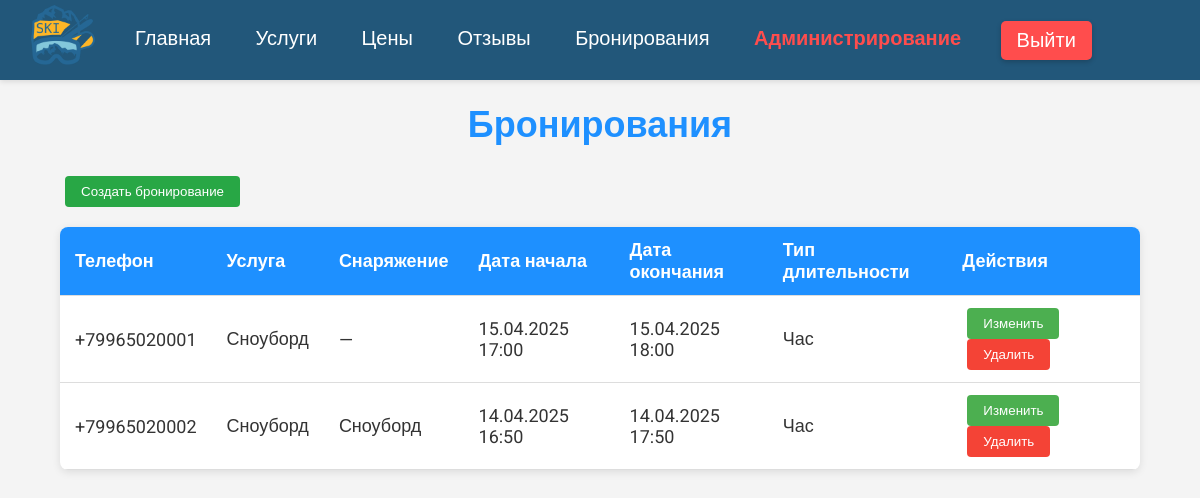
Screenshot of /bookings_admin/ (signed in) with the database file from the repository.
### core/models.py (models this page shows, shortened)
class Booking(models.Model):
    user = models.ForeignKey(CustomUser, on_delete=models.CASCADE, null=True, blank=True, verbose_name="Пользователь")
    service = models.ForeignKey(Service, on_delete=models.SET_NULL, null=True, blank=True, verbose_name="Услуга")
    equipment = models.ForeignKey(Equipment, on_delete=models.SET_NULL, null=True, blank=True, verbose_name="Оборудование")
    start_date = models.DateTimeField(null=True, blank=True, verbose_name="Дата начала")
    end_date = models.DateTimeField(null=True, blank=True, verbose_name="Дата окончания")
    duration_type = models.CharField(
        max_length=10,
        choices=[('hour', 'Час'), ('day', 'День')],
        default='hour',
        blank=True,
        verbose_name="Тип длительности"
    )
    class Meta:
        verbose_name = "Бронирование"
        verbose_name_plural = "Бронирования"

class CustomUser(AbstractUser):
    username = None
    phone_number = models.CharField(max_length=15, unique=True, verbose_name="Номер телефона")
    first_name = models.CharField(max_length=30, blank=True, verbose_name="Имя")
    last_name = models.CharField(max_length=30, blank=True, verbose_name="Фамилия")
    role = models.ForeignKey(
        Role,
        on_delete=models.SET_NULL,
        null=True,
        blank=True,
        verbose_name="Роль"
    )
    USERNAME_FIELD = 'phone_number'
    REQUIRED_FIELDS = ['first_name']
    objects = CustomUserManager()
    class Meta:
        verbose_name = "Пользователь"
        verbose_name_plural = "Пользователи"

class Service(models.Model):
    name = models.CharField(max_length=100, verbose_name="Название")
    description = models.TextField(blank=True, verbose_name="Описание")
    service_type = models.ForeignKey(ServiceType, on_delete=models.SET_NULL, null=True, verbose_name="Тип услуги")
    equipment = models.ManyToManyField('Equipment', blank=True, verbose_name="Оборудование")
    prices = models.ManyToManyField(Price, blank=True, verbose_name="Цены")
    class Meta:
        verbose_name = "Услуга"
        verbose_name_plural = "Услуги"

class Equipment(models.Model):
    EQUIPMENT_STATUS = (
        ('ready', 'Готов к использованию'),
        ('repair', 'В ремонте'),
    )
    name = models.CharField(max_length=100, verbose_name="Название")
    size = models.CharField(max_length=10, blank=True, verbose_name="Размер")
    status = models.CharField(max_length=10, choices=EQUIPMENT_STATUS, default='ready', verbose_name="Статус")
    class Meta:
        verbose_name = "Оборудование"
        verbose_name_plural = "Оборудование"

### core/views.py (the view)
# urls.py: path('bookings_admin/', views.bookings_view, name='bookings_admin'),  # Заменили AdminBookingsView на bookings_view
@login_required
def bookings_view(request):
    logger.info(f"Запрос страницы бронирований от пользователя {request.user.phone_number}")
    if not (request.user.is_staff or request.user.is_superuser):
        logger.warning(f"Попытка доступа к странице бронирований без прав: {request.user.phone_number}")
        return HttpResponseForbidden("Доступ запрещён")
    bookings = Booking.objects.all().select_related('user', 'service', 'equipment').order_by('-start_date')
    users = CustomUser.objects.all()
    services = Service.objects.all()
    equipment = Equipment.objects.filter(status='ready')
    return render(request, 'admin_bookings.html', {
        'bookings': bookings,
        'users': users,
        'services': services,
        'equipment': equipment
    })

### core/templates/admin_bookings.html (shortened to what this page needs)
{% extends "base.html" %}
{% block content %}
<div class="container">
    <h1>Бронирования</h1>
    <button class="btn btn-create" onclick="openCreateModal()">Создать бронирование</button>
    {% if bookings %}
        <table class="booking-table">
            <thead>
                <tr>
                    <th>Телефон</th>
                    <th>Услуга</th>
                    <th>Снаряжение</th>
                    <th>Дата начала</th>
                    <th>Дата окончания</th>
                    <th>Тип длительности</th>
                    <th>Действия</th>
                </tr>
            </thead>
            <tbody id="bookingTableBody">
                {% for booking in bookings %}
                    <tr data-booking-id="{{ booking.id }}"
                        data-user-id="{{ booking.user.id }}"
                        data-service-id="{{ booking.service.id|default:'—' }}"
                        data-equipment-id="{{ booking.equipment.id|default:'—' }}"
                        data-start-date="{{ booking.start_date|date:'Y-m-d H:i'|default:'—' }}"
                        data-end-date="{{ booking.end_date|date:'Y-m-d H:i'|default:'—' }}">
                        <td data-user-phone="{{ booking.user.phone_number|default:'—' }}">{{ booking.user.phone_number|default:"—" }}</td>
                        <td data-service-name="{{ booking.service.name|default:'—' }}">{{ booking.service.name|default:"—" }}</td>
                        <td data-equipment-name="{{ booking.equipment.name|default:'—' }}">{{ booking.equipment.name|default:"—" }}</td>
                        <td>{{ booking.start_date|date:"d.m.Y H:i"|default:"—" }}</td>
                        <td>{{ booking.end_date|date:"d.m.Y H:i"|default:"—" }}</td>
                        <td>{{ booking.get_duration_type_display|default:"—" }}</td>
                        <td>
                            <button class="btn btn-edit" onclick="openEditModal({{ booking.id }})">Изменить</button>
                            <button class="btn btn-delete" onclick="deleteBooking({{ booking.id }})">Удалить</button>
                        </td>
                    </tr>
                {% endfor %}
            </tbody>
        </table>
    {% else %}
        <div class="no-bookings">
            Бронирований пока нет.
        </div>
    {% endif %}
</div>
{% endblock %}

### core/static/css/style.css (style rules this page uses)
body { font-family: 'Roboto', sans-serif; margin: 0; padding: 0; background-color: #22577a; color: #333; font-size: 18px; }

### core/templates/admin_bookings.html (style rules this page uses)
body { font-family: 'Roboto', sans-serif; margin: 0; padding: 0; background-color: #f4f4f4; color: #333; }
.container { width: 90%; max-width: 1200px; margin: 0 auto; padding: 20px; margin-top: 60px; }
h1 { color: #1e90ff; text-align: center; margin-bottom: 30px; }
.booking-table { width: 100%; border-collapse: collapse; background-color: white; box-shadow: 0 2px 8px rgba(0, 0, 0, 0.1); border-radius: 8px; overflow: hidden; }
.booking-table th, .booking-table td { padding: 12px 15px; text-align: left; border-bottom: 1px solid #ddd; }
.booking-table thead { background-color: #1e90ff; color: white; }
.btn { padding: 8px 16px; border: none; border-radius: 4px; cursor: pointer; font-weight: 500; color: white; text-align: center; display: inline-block; margin: 0 5px; }
.btn-create { background-color: #28a745; margin-bottom: 20px; }
.btn-edit { background-color: #4CAF50; }
.btn-delete { background-color: #f44336; }

### rows the page displays
Booking: user.phone_number "+79965020001", service.name "Сноуборд", equipment.name "—", start_date "15.04.2025 17:00", end_date "15.04.2025 18:00", duration_type "Час"
Booking: user.phone_number "+79965020002", service.name "Сноуборд", equipment.name "Сноуборд", start_date "14.04.2025 16:50", end_date "14.04.2025 17:50", duration_type "Час"
